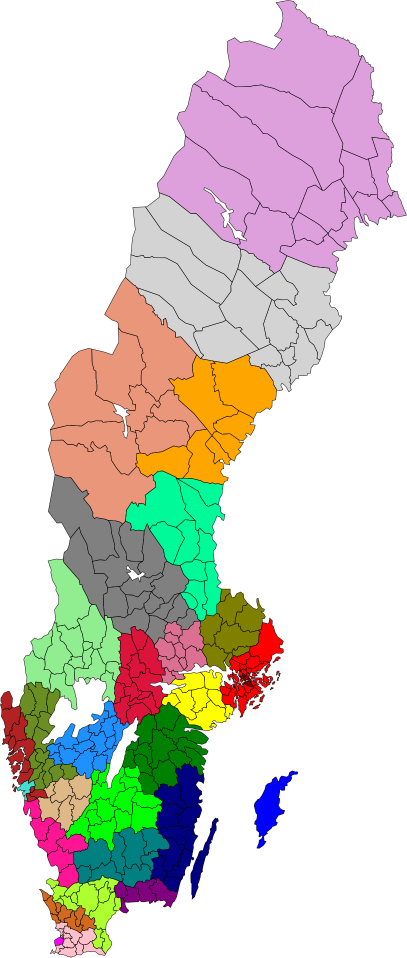
#> input picture SWE-Map_Valkretsar-kommuner.png, 814 x 1916 px (shown at 1/2 size)
$ jupyter execute --allow-errors band.ipynb
#> lines starting #> are read from the running program, lines starting #| are printed output that depends on the picture
[cell 1]
import pandas as pd
import requests

[cell 2]
YEAR = 2021

[cell 3]
YEAR = "2021"

url = "https://api.scb.se/OV0104/v1/doris/sv/ssd/START/BE/BE0101/BE0101C/BefArealTathetKon"
# https://www.statistikdatabasen.scb.se/pxweb/sv/ssd/START__BE__BE0101__BE0101C/BefArealTathetKon/

myobj = {"query": [ { "code": "Region", "selection": { "filter": "vs:RegionKommun07EjAggr", "values": [ "0114", "0115", "0117", "0120", "0123", "0125", "0126", "0127", "0128", "0136", "0138", "0139", "0140", "0160", "0162", "0163", "0180", "0181", "0182", "0183", "0184", "0186", "0187", "0188", "0191", "0192", "0305", "0319", "0330", "0331", "0360", "0380", "0381", "0382", "0428", "0461", "0480", "0481", "0482", "0483", "0484", "0486", "0488", "0509", "0512", "0513", "0560", "0561", "0562", "0563", "0580", "0581", "0582", "0583", "0584", "0586", "0604", "0617", "0642", "0643", "0662", "0665", "0680", "0682", "0683", "0684", "0685", "0686", "0687", "0760", "0761", "0763", "0764", "0765", "0767", "0780", "0781", "0821", "0834", "0840", "0860", "0861", "0862", "0880", "0881", "0882", "0883", "0884", "0885", "0980", "1060", "1080", "1081", "1082", "1083", "1214", "1230", "1231", "1233", "1256", "1257", "1260", "1261", "1262", "1263", "1264", "1265", "1266", "1267", "1270", "1272", "1273", "1275", "1276", "1277", "1278", "1280", "1281", "1282", "1283", "1284", "1285", "1286", "1287", "1290", "1291", "1292", "1293", "1315", "1380", "1381", "1382", "1383", "1384", "1401", "1402", "1407", "1415", "1419", "1421", "1427", "1430", "1435", "1438", "1439", "1440", "1441", "1442", "1443", "1444", "1445", "1446", "1447", "1452", "1460", "1461", "1462", "1463", "1465", "1466", "1470", "1471", "1472", "1473", "1480", "1481", "1482", "1484", "1485", "1486", "1487", "1488", "1489", "1490", "1491", "1492", "1493", "1494", "1495", "1496", "1497", "1498", "1499", "1715", "1730", "1737", "1760", "1761", "1762", "1763", "1764", "1765", "1766", "1780", "1781", "1782", "1783", "1784", "1785", "1814", "1860", "1861", "1862", "1863", "1864", "1880", "1881", "1882", "1883", "1884", "1885", "1904", "1907", "1960", "1961", "1962", "1980", "1981", "1982", "1983", "1984", "2021", "2023", "2026", "2029", "2031", "2034", "2039", "2061", "2062", "2080", "2081", "2082", "2083", "2084", "2085", "2101", "2104", "2121", "2132", "2161", "2180", "2181", "2182", "2183", "2184", "2260", "2262", "2280", "2281", "2282", "2283", "2284", "2303", "2305", "2309", "2313", "2321", "2326", "2361", "2380", "2401", "2403", "2404", "2409", "2417", "2418", "2421", "2422", "2425", "2460", "2462", "2463", "2480", "2481", "2482", "2505", "2506", "2510", "2513", "2514", "2518", "2521", "2523", "2560", "2580", "2581", "2582", "2583", "2584" ] } }, { "code": "Kon", "selection": { "filter": "item", "values": [ "1+2" ] } }, { "code": "ContentsCode", "selection": { "filter": "item", "values": [ "BE0101U2" ] } }, { "code": "Tid", "selection": { "filter": "item", "values": [ YEAR ] } } ], "response": { "format": "csv" } }

#> (the rest of this cell did not finish here and is left out)

#> (a cell that did not finish here is left out)

[cell 5]
# get positions when it has taken up 10% of total

folk_sum = 0
#> (the rest of this cell did not finish here and is left out)

[cell 6]
# tell at what kommuns 10% of the total has been achived
part = folk_sum / (20 + 1)

bands = [0]
sum = 0
#> (the rest of this cell did not finish here and is left out)

[cell 7]
from PIL import Image, ImageDraw

img = Image.open("SWE-Map_Valkretsar-kommuner.png")
#> img is the input picture: PIL image 814x1916 RGBA; mean R, G, B, A 71.8, 66, 59.3, 112.4
prev_band = 0

bands.pop()
bands.append(1)

for i, band in enumerate(bands):
    if i % 2 == 0:
        tint_color = (255, 0, 0)
    else:
        tint_color = (0, 255, 255)
    TRANSPARENCY = .25  # Degree of transparency, 0-100%
    OPACITY = int(255 * TRANSPARENCY)

    overlay = Image.new('RGBA', img.size, tint_color+(0,))
    draw = ImageDraw.Draw(overlay)  # Create a context for drawing things on it.
    pos = img.size[1] * (1 - band)
    draw.rectangle(((0, prev_band), (img.size[0], pos)), fill=tint_color+(OPACITY,))

    # Alpha composite these two images together to obtain the desired result.
    img = Image.alpha_composite(img, overlay)
    prev_band = pos
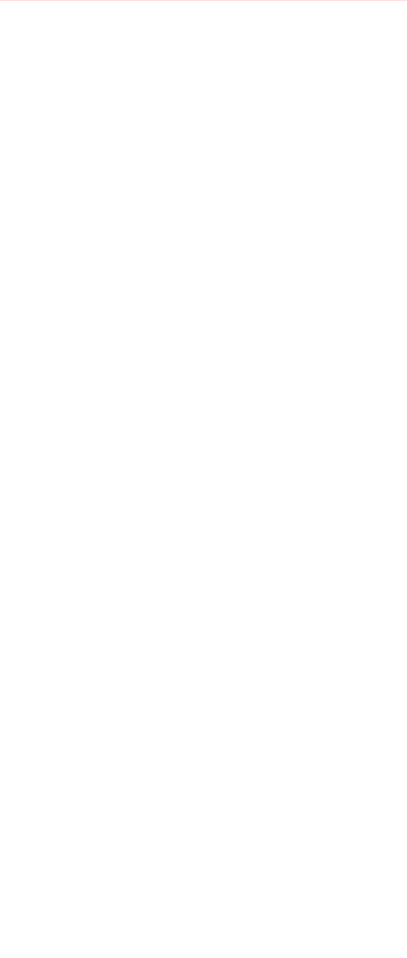
#> overlay: PIL image 814x1916 RGBA (shown at 1/2 size); mean R, G, B, A 255, 0, 0, 0; transparent parts drawn white


img.show()
img.save("befolkningsband.png")
